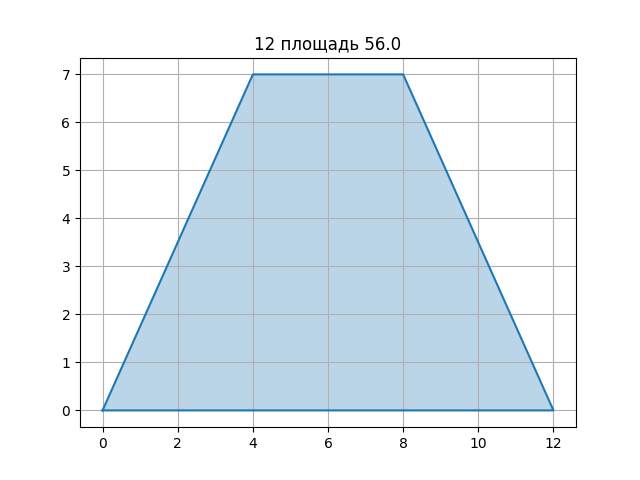

Here is the Python script that generated this plot:
# In accordance with the specifications of your variant, develop base classes and descendant classes.
# Lab №4.
# Working with files, classes, serializers, regular expressions and standard libraries.
# Version 1.0
# Developed by Nikita Senko
# Date: 14.03.24


from abc import ABC, abstractmethod

import matplotlib.pyplot as plt

import TaskClass
import input_check
import repeat


class Color:
    def __init__(self, color):
        """Функция, инициализирующая объект класса."""
        self.color = color

    @property
    def color_init(self):
        """Функция-геттер для переменной color."""
        return self.color

    @color_init.setter
    def color_init(self, new_color):
        """Функция-сеттер для переменной color."""
        self.color = new_color

    @color_init.deleter
    def color_init(self):
        """Функция-делетер для переменной color."""
        del self.color

    def __str__(self):
        """Магический метод, to_string."""
        return self.color


class GeometricFigure(ABC):

    @abstractmethod
    def square(self):
        """Функция, вычисляющая площадь фигуры."""


class Trapezoid(GeometricFigure):

    def __init__(self, name, height, a, b, color):
        """Функция, инициализирующая объект класса."""
        super().__init__()
        self.height_ = height
        self.color_ = Color(color)
        self.a_ = a
        self.b_ = 2 * b - a
        self.a_, self.b_ = sorted([self.a_, self.b_])
        self.name_ = name

    @property
    def height(self):
        """Функция-геттер для переменной"""
        return self.height_

    @height.setter
    def height(self, height):
        """Функция-сеттер для переменной."""
        self.height_ = height

    @property
    def name(self):
        """Функция-геттер для переменной name."""
        return self.name_

    @name.setter
    def name(self, name):
        """Функция-сеттер для переменной name."""
        self.name_ = name

    def square(self):
        """Переопределенная функция, вычисляющая площадь трапеции."""
        return (self.a_ + self.b_) / 2 * self.height_

    def draw(self, text):
        """Функция отрисовки трапеции."""
        try:
            x = [0, (self.b_ - self.a_) / 2, (self.b_ + self.a_) / 2, self.b_, 0]
            y = [0, self.height_, self.height_, 0, 0]

            plt.legend('', frameon=False)

            plt.plot(x, y)
            plt.fill(x, y, alpha=0.3)

            plt.title(str(self.name_) + " площадь " + str(self.square()))
            plt.grid(True)
            plt.savefig('task4.png')
            plt.show()
        except ValueError:
            print('Был введен некорректный цвет')
            plt.close()

    def __str__(self):
        """Магический метод, переопределяющий __str__."""
        return 'Площадь: {}\nЦвет: {}'.format(self.square(), str(self.color_))


class Task4(TaskClass.Task, TaskClass.TaskMixin):
    def __init__(self, task):
        """Функция, инициализирующая объект класса."""
        super().__init__(task)

    def start_task(self):
        """Функция, выполняющая основное задание."""
        rep = True
        while rep:
            name = input('Введите название фигуры:')
            a = input_check.float_check('Введите основание:', 0, float('inf'))
            b = input_check.float_check('Введите среднюю линию:', 0, float('inf'))
            h = input_check.float_check('Введите высоту:', 0, float('inf'))

            color = input('Введите цвет:')
            trapez = Trapezoid(name, h, a, b, color)
            trapez.draw(name)
            rep = repeat.repeat()
